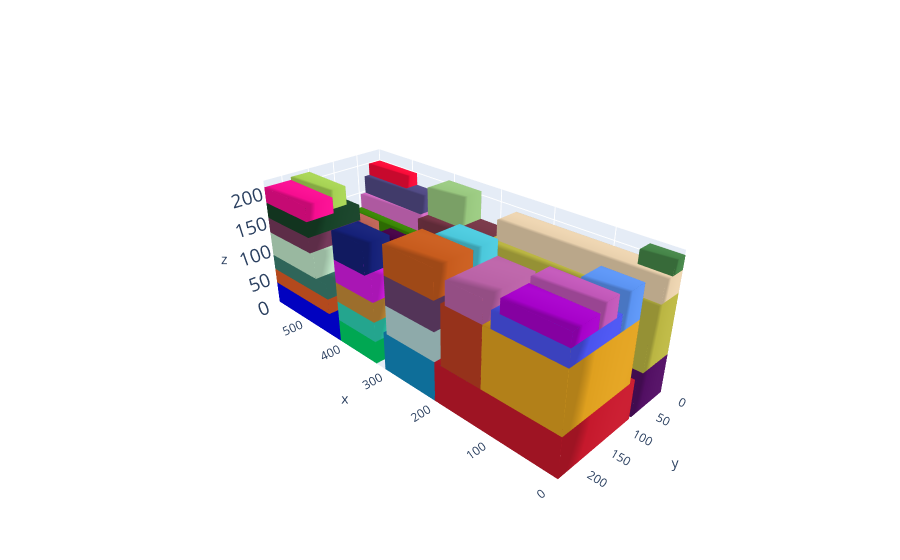

Source (notebook cell):
### Markdown cell above
# Plot the solution

### Code cell
cont, execution_time,total_volume = MLCP_function(alpha=4.0,beta=1.0,gamma=0.2,delta=0.5,p=0.05,instance=1)

L = cont.l;W = cont.w; H = cont.h

box_dims = []
for aabb in cont.aabbs:
  box_dims.append([aabb.xmin,aabb.ymin,aabb.zmin,aabb.xmax,aabb.ymax,aabb.zmax])

bxplot.plot_container([L,W,H], box_dims)

### Figure 1 — Plotly figure (JSON) as saved in the notebook; plotly's stock layout.template omitted (floating-point values rounded to 4 significant figures)
{"data": [{"color": "rgb(81.5249863717244,14.58104286315821,98.63614848019348)", "i": [7, 0, 0, 0, 4, 4, 2, 6, 4, 0, 3, 7], "j": [3, 4, 1, 2, 5, 6, 5, 5, 0, 1, 2, 2], "k": [0, 7, 2, 3, 6, 7, 1, 2, 5, 5, 7, 6], "opacity": 1, "type": "mesh3d", "x": [0, 0, 412, 412, 0, 0, 412, 412], "y": [0, 76, 76, 0, 0, 76, 76, 0], "z": [0, 0, 0, 0, 64, 64, 64, 64]}, {"color": "rgb(196.92764142237314,24.610681577820873,44.04244141427434)", "i": [7, 0, 0, 0, 4, 4, 2, 6, 4, 0, 3, 7], "j": [3, 4, 1, 2, 5, 6, 5, 5, 0, 1, 2, 2], "k": [0, 7, 2, 3, 6, 7, 1, 2, 5, 5, 7, 6], "opacity": 1, "type": "mesh3d", "x": [0, 0, 206, 206, 0, 0, 206, 206], "y": [81, 233, 233, 81, 81, 233, 233, 81], "z": [0, 0, 0, 0, 64, 64, 64, 64]}, {"color": "rgb(141.06451646687574,139.61551450117472,116.15145985397803)", "i": [7, 0, 0, 0, 4, 4, 2, 6, 4, 0, 3, 7], "j": [3, 4, 1, 2, 5, 6, 5, 5, 0, 1, 2, 2], "k": [0, 7, 2, 3, 6, 7, 1, 2, 5, 5, 7, 6], "opacity": 1, "type": "mesh3d", "x": [415, 415, 587, 587, 415, 415, 587, 587], "y": [0, 76, 76, 0, 0, 76, 76, 0], "z": [0, 0, 0, 0, 38, 38, 38, 38]}, {"color": "rgb(0.8217219766489048,2.158416103682695,240.288456617127)", "i": [7, 0, 0, 0, 4, 4, 2, 6, 4, 0, 3, 7], "j": [3, 4, 1, 2, 5, 6, 5, 5, 0, 1, 2, 2], "k": [0, 7, 2, 3, 6, 7, 1, 2, 5, 5, 7, 6], "opacity": 1, "type": "mesh3d", "x": [415, 415, 587, 587, 415, 415, 587, 587], "y": [81, 233, 233, 81, 81, 233, 233, 81], "z": [0, 0, 0, 0, 38, 38, 38, 38]}, {"color": "rgb(212.89866798191616,253.74358854293337,239.96541028051936)", "i": [7, 0, 0, 0, 4, 4, 2, 6, 4, 0, 3, 7], "j": [3, 4, 1, 2, 5, 6, 5, 5, 0, 1, 2, 2], "k": [0, 7, 2, 3, 6, 7, 1, 2, 5, 5, 7, 6], "opacity": 1, "type": "mesh3d", "x": [415, 415, 587, 587, 415, 415, 587, 587], "y": [0, 76, 76, 0, 0, 76, 76, 0], "z": [38, 38, 38, 38, 76, 76, 76, 76]}, {"color": "rgb(223.40450775706444,91.30506058625895,35.73816549153427)", "i": [7, 0, 0, 0, 4, 4, 2, 6, 4, 0, 3, 7], "j": [3, 4, 1, 2, 5, 6, 5, 5, 0, 1, 2, 2], "k": [0, 7, 2, 3, 6, 7, 1, 2, 5, 5, 7, 6], "opacity": 1, "type": "mesh3d", "x": [440, 440, 587, 587, 440, 440, 587, 587], "y": [122, 233, 233, 122, 122, 233, 233, 122], "z": [38, 38, 38, 38, 64, 64, 64, 64]}, {"color": "rgb(186.03931809236298,181.42079758608648,66.31217080849359)", "i": [7, 0, 0, 0, 4, 4, 2, 6, 4, 0, 3, 7], "j": [3, 4, 1, 2, 5, 6, 5, 5, 0, 1, 2, 2], "k": [0, 7, 2, 3, 6, 7, 1, 2, 5, 5, 7, 6], "opacity": 1, "type": "mesh3d", "x": [0, 0, 280, 280, 0, 0, 280, 280], "y": [0, 62, 62, 0, 0, 62, 62, 0], "z": [64, 64, 64, 64, 159, 159, 159, 159]}, {"color": "rgb(222.48562909997878,159.6920177904648,30.651583983507294)", "i": [7, 0, 0, 0, 4, 4, 2, 6, 4, 0, 3, 7], "j": [3, 4, 1, 2, 5, 6, 5, 5, 0, 1, 2, 2], "k": [0, 7, 2, 3, 6, 7, 1, 2, 5, 5, 7, 6], "opacity": 1, "type": "mesh3d", "x": [0, 0, 124, 124, 0, 0, 124, 124], "y": [93, 233, 233, 93, 93, 233, 233, 93], "z": [64, 64, 64, 64, 159, 159, 159, 159]}, {"color": "rgb(58.21848115774765,125.66938050937843,111.2670442702151)", "i": [7, 0, 0, 0, 4, 4, 2, 6, 4, 0, 3, 7], "j": [3, 4, 1, 2, 5, 6, 5, 5, 0, 1, 2, 2], "k": [0, 7, 2, 3, 6, 7, 1, 2, 5, 5, 7, 6], "opacity": 1, "type": "mesh3d", "x": [440, 440, 587, 587, 440, 440, 587, 587], "y": [122, 233, 233, 122, 122, 233, 233, 122], "z": [64, 64, 64, 64, 90, 90, 90, 90]}, {"color": "rgb(216.9263849447144,111.06137892699132,200.26903559335136)", "i": [7, 0, 0, 0, 4, 4, 2, 6, 4, 0, 3, 7], "j": [3, 4, 1, 2, 5, 6, 5, 5, 0, 1, 2, 2], "k": [0, 7, 2, 3, 6, 7, 1, 2, 5, 5, 7, 6], "opacity": 1, "type": "mesh3d", "x": [443, 443, 587, 587, 443, 443, 587, 587], "y": [0, 47, 47, 0, 0, 47, 47, 0], "z": [76, 76, 76, 76, 147, 147, 147, 147]}, {"color": "rgb(191.24836647540698,230.28633706798422,200.19314527525648)", "i": [7, 0, 0, 0, 4, 4, 2, 6, 4, 0, 3, 7], "j": [3, 4, 1, 2, 5, 6, 5, 5, 0, 1, 2, 2], "k": [0, 7, 2, 3, 6, 7, 1, 2, 5, 5, 7, 6], "opacity": 1, "type": "mesh3d", "x": [467, 467, 587, 587, 467, 467, 587, 587], "y": [131, 233, 233, 131, 131, 233, 233, 131], "z": [90, 90, 90, 90, 131, 131, 131, 131]}, {"color": "rgb(191.23338181273039,86.77988053729909,245.60805668126198)", "i": [7, 0, 0, 0, 4, 4, 2, 6, 4, 0, 3, 7], "j": [3, 4, 1, 2, 5, 6, 5, 5, 0, 1, 2, 2], "k": [0, 7, 2, 3, 6, 7, 1, 2, 5, 5, 7, 6], "opacity": 1, "type": "mesh3d", "x": [467, 467, 587, 587, 467, 467, 587, 587], "y": [81, 122, 122, 81, 81, 122, 122, 81], "z": [38, 38, 38, 38, 89, 89, 89, 89]}, {"color": "rgb(77.78996828802629,222.17091842268212,45.77838363482873)", "i": [7, 0, 0, 0, 4, 4, 2, 6, 4, 0, 3, 7], "j": [3, 4, 1, 2, 5, 6, 5, 5, 0, 1, 2, 2], "k": [0, 7, 2, 3, 6, 7, 1, 2, 5, 5, 7, 6], "opacity": 1, "type": "mesh3d", "x": [440, 440, 587, 587, 440, 440, 587, 587], "y": [47, 72, 72, 47, 47, 72, 72, 47], "z": [76, 76, 76, 76, 97, 97, 97, 97]}, {"color": "rgb(116.0718939591426,56.24121605774461,89.81769949824765)", "i": [7, 0, 0, 0, 4, 4, 2, 6, 4, 0, 3, 7], "j": [3, 4, 1, 2, 5, 6, 5, 5, 0, 1, 2, 2], "k": [0, 7, 2, 3, 6, 7, 1, 2, 5, 5, 7, 6], "opacity": 1, "type": "mesh3d", "x": [476, 476, 587, 587, 476, 476, 587, 587], "y": [135, 233, 233, 135, 135, 233, 233, 135], "z": [131, 131, 131, 131, 157, 157, 157, 157]}, {"color": "rgb(56.66883324338638,133.0306486636232,3.8710641788422255)", "i": [7, 0, 0, 0, 4, 4, 2, 6, 4, 0, 3, 7], "j": [3, 4, 1, 2, 5, 6, 5, 5, 0, 1, 2, 2], "k": [0, 7, 2, 3, 6, 7, 1, 2, 5, 5, 7, 6], "opacity": 1, "type": "mesh3d", "x": [440, 440, 587, 587, 440, 440, 587, 587], "y": [47, 68, 68, 47, 47, 68, 68, 47], "z": [97, 97, 97, 97, 122, 122, 122, 122]}, {"color": "rgb(81.39810608002537,74.2900465842786,133.07676116631526)", "i": [7, 0, 0, 0, 4, 4, 2, 6, 4, 0, 3, 7], "j": [3, 4, 1, 2, 5, 6, 5, 5, 0, 1, 2, 2], "k": [0, 7, 2, 3, 6, 7, 1, 2, 5, 5, 7, 6], "opacity": 1, "type": "mesh3d", "x": [443, 443, 587, 587, 443, 443, 587, 587], "y": [0, 36, 36, 0, 0, 36, 36, 0], "z": [147, 147, 147, 147, 178, 178, 178, 178]}, {"color": "rgb(22.16323543316499,64.83105231433223,39.11571972263906)", "i": [7, 0, 0, 0, 4, 4, 2, 6, 4, 0, 3, 7], "j": [3, 4, 1, 2, 5, 6, 5, 5, 0, 1, 2, 2], "k": [0, 7, 2, 3, 6, 7, 1, 2, 5, 5, 7, 6], "opacity": 1, "type": "mesh3d", "x": [476, 476, 587, 587, 476, 476, 587, 587], "y": [135, 233, 233, 135, 135, 233, 233, 135], "z": [157, 157, 157, 157, 183, 183, 183, 183]}, {"color": "rgb(233.00435814314838,208.5501333269026,173.02659176008075)", "i": [7, 0, 0, 0, 4, 4, 2, 6, 4, 0, 3, 7], "j": [3, 4, 1, 2, 5, 6, 5, 5, 0, 1, 2, 2], "k": [0, 7, 2, 3, 6, 7, 1, 2, 5, 5, 7, 6], "opacity": 1, "type": "mesh3d", "x": [0, 0, 270, 270, 0, 0, 270, 270], "y": [0, 43, 43, 0, 0, 43, 43, 0], "z": [159, 159, 159, 159, 192, 192, 192, 192]}, {"color": "rgb(73.39889351008776,83.12280336524242,237.38917208481763)", "i": [7, 0, 0, 0, 4, 4, 2, 6, 4, 0, 3, 7], "j": [3, 4, 1, 2, 5, 6, 5, 5, 0, 1, 2, 2], "k": [0, 7, 2, 3, 6, 7, 1, 2, 5, 5, 7, 6], "opacity": 1, "type": "mesh3d", "x": [0, 0, 111, 111, 0, 0, 111, 111], "y": [135, 233, 233, 135, 135, 233, 233, 135], "z": [159, 159, 159, 159, 185, 185, 185, 185]}, {"color": "rgb(187.0291198226128,98.1135679313204,85.95970591229644)", "i": [7, 0, 0, 0, 4, 4, 2, 6, 4, 0, 3, 7], "j": [3, 4, 1, 2, 5, 6, 5, 5, 0, 1, 2, 2], "k": [0, 7, 2, 3, 6, 7, 1, 2, 5, 5, 7, 6], "opacity": 1, "type": "mesh3d", "x": [497, 497, 587, 587, 497, 497, 587, 587], "y": [81, 114, 114, 81, 81, 114, 114, 81], "z": [89, 89, 89, 89, 132, 132, 132, 132]}, {"color": "rgb(0.11054004374708437,208.55342500405416,102.9475863287866)", "i": [7, 0, 0, 0, 4, 4, 2, 6, 4, 0, 3, 7], "j": [3, 4, 1, 2, 5, 6, 5, 5, 0, 1, 2, 2], "k": [0, 7, 2, 3, 6, 7, 1, 2, 5, 5, 7, 6], "opacity": 1, "type": "mesh3d", "x": [329, 329, 415, 415, 329, 329, 415, 415], "y": [81, 233, 233, 81, 81, 233, 233, 81], "z": [0, 0, 0, 0, 38, 38, 38, 38]}, {"color": "rgb(248.7122619397997,11.2916932472931,56.7167151299882)", "i": [7, 0, 0, 0, 4, 4, 2, 6, 4, 0, 3, 7], "j": [3, 4, 1, 2, 5, 6, 5, 5, 0, 1, 2, 2], "k": [0, 7, 2, 3, 6, 7, 1, 2, 5, 5, 7, 6], "opacity": 1, "type": "mesh3d", "x": [489, 489, 587, 587, 489, 489, 587, 587], "y": [0, 25, 25, 0, 0, 25, 25, 0], "z": [178, 178, 178, 178, 199, 199, 199, 199]}, {"color": "rgb(246.35568754379796,12.972727594073763,144.27911555744373)", "i": [7, 0, 0, 0, 4, 4, 2, 6, 4, 0, 3, 7], "j": [3, 4, 1, 2, 5, 6, 5, 5, 0, 1, 2, 2], "k": [0, 7, 2, 3, 6, 7, 1, 2, 5, 5, 7, 6], "opacity": 1, "type": "mesh3d", "x": [476, 476, 587, 587, 476, 476, 587, 587], "y": [184, 233, 233, 184, 184, 233, 233, 184], "z": [183, 183, 183, 183, 209, 209, 209, 209]}, {"color": "rgb(165.8509707272856,1.1998076019921955,200.78472716681586)", "i": [7, 0, 0, 0, 4, 4, 2, 6, 4, 0, 3, 7], "j": [3, 4, 1, 2, 5, 6, 5, 5, 0, 1, 2, 2], "k": [0, 7, 2, 3, 6, 7, 1, 2, 5, 5, 7, 6], "opacity": 1, "type": "mesh3d", "x": [0, 0, 98, 98, 0, 0, 98, 98], "y": [183, 233, 233, 183, 183, 233, 233, 183], "z": [185, 185, 185, 185, 206, 206, 206, 206]}, {"color": "rgb(187.7500506364094,63.06270094735405,34.04720377994893)", "i": [7, 0, 0, 0, 4, 4, 2, 6, 4, 0, 3, 7], "j": [3, 4, 1, 2, 5, 6, 5, 5, 0, 1, 2, 2], "k": [0, 7, 2, 3, 6, 7, 1, 2, 5, 5, 7, 6], "opacity": 1, "type": "mesh3d", "x": [124, 124, 194, 194, 124, 124, 194, 194], "y": [109, 233, 233, 109, 109, 233, 233, 109], "z": [64, 64, 64, 64, 159, 159, 159, 159]}, {"color": "rgb(68.46551099695075,132.01163711604073,71.53805371562177)", "i": [7, 0, 0, 0, 4, 4, 2, 6, 4, 0, 3, 7], "j": [3, 4, 1, 2, 5, 6, 5, 5, 0, 1, 2, 2], "k": [0, 7, 2, 3, 6, 7, 1, 2, 5, 5, 7, 6], "opacity": 1, "type": "mesh3d", "x": [0, 0, 49, 49, 0, 0, 49, 49], "y": [0, 25, 25, 0, 0, 25, 25, 0], "z": [192, 192, 192, 192, 213, 213, 213, 213]}, {"color": "rgb(16.888779733891084,137.18358423536372,190.7526251830284)", "i": [7, 0, 0, 0, 4, 4, 2, 6, 4, 0, 3, 7], "j": [3, 4, 1, 2, 5, 6, 5, 5, 0, 1, 2, 2], "k": [0, 7, 2, 3, 6, 7, 1, 2, 5, 5, 7, 6], "opacity": 1, "type": "mesh3d", "x": [206, 206, 309, 309, 206, 206, 309, 309], "y": [81, 233, 233, 81, 81, 233, 233, 81], "z": [0, 0, 0, 0, 64, 64, 64, 64]}, {"color": "rgb(44.922480847059596,206.57355201610522,177.85549167518678)", "i": [7, 0, 0, 0, 4, 4, 2, 6, 4, 0, 3, 7], "j": [3, 4, 1, 2, 5, 6, 5, 5, 0, 1, 2, 2], "k": [0, 7, 2, 3, 6, 7, 1, 2, 5, 5, 7, 6], "opacity": 1, "type": "mesh3d", "x": [329, 329, 415, 415, 329, 329, 415, 415], "y": [143, 233, 233, 143, 143, 233, 233, 143], "z": [38, 38, 38, 38, 71, 71, 71, 71]}, {"color": "rgb(165.7178458511517,209.78179900538663,83.31877804171053)", "i": [7, 0, 0, 0, 4, 4, 2, 6, 4, 0, 3, 7], "j": [3, 4, 1, 2, 5, 6, 5, 5, 0, 1, 2, 2], "k": [0, 7, 2, 3, 6, 7, 1, 2, 5, 5, 7, 6], "opacity": 1, "type": "mesh3d", "x": [491, 491, 587, 587, 491, 491, 587, 587], "y": [148, 184, 184, 148, 148, 184, 184, 148], "z": [183, 183, 183, 183, 214, 214, 214, 214]}, {"color": "rgb(191.62846652713586,86.23076161564714,182.74706465907448)", "i": [7, 0, 0, 0, 4, 4, 2, 6, 4, 0, 3, 7], "j": [3, 4, 1, 2, 5, 6, 5, 5, 0, 1, 2, 2], "k": [0, 7, 2, 3, 6, 7, 1, 2, 5, 5, 7, 6], "opacity": 1, "type": "mesh3d", "x": [0, 0, 96, 96, 0, 0, 96, 96], "y": [147, 183, 183, 147, 147, 183, 183, 147], "z": [185, 185, 185, 185, 216, 216, 216, 216]}, {"color": "rgb(117.44534998707213,53.278682861917034,70.15578599022041)", "i": [7, 0, 0, 0, 4, 4, 2, 6, 4, 0, 3, 7], "j": [3, 4, 1, 2, 5, 6, 5, 5, 0, 1, 2, 2], "k": [0, 7, 2, 3, 6, 7, 1, 2, 5, 5, 7, 6], "opacity": 1, "type": "mesh3d", "x": [288, 288, 412, 412, 288, 288, 412, 412], "y": [0, 70, 70, 0, 0, 70, 70, 0], "z": [64, 64, 64, 64, 159, 159, 159, 159]}, {"color": "rgb(119.79295030075767,134.1972473225585,65.41160741035779)", "i": [7, 0, 0, 0, 4, 4, 2, 6, 4, 0, 3, 7], "j": [3, 4, 1, 2, 5, 6, 5, 5, 0, 1, 2, 2], "k": [0, 7, 2, 3, 6, 7, 1, 2, 5, 5, 7, 6], "opacity": 1, "type": "mesh3d", "x": [416, 416, 467, 467, 416, 416, 467, 467], "y": [81, 122, 122, 81, 81, 122, 122, 81], "z": [38, 38, 38, 38, 98, 98, 98, 98]}, {"color": "rgb(195.43945795565864,137.45464301228677,54.40682285652629)", "i": [7, 0, 0, 0, 4, 4, 2, 6, 4, 0, 3, 7], "j": [3, 4, 1, 2, 5, 6, 5, 5, 0, 1, 2, 2], "k": [0, 7, 2, 3, 6, 7, 1, 2, 5, 5, 7, 6], "opacity": 1, "type": "mesh3d", "x": [329, 329, 415, 415, 329, 329, 415, 415], "y": [143, 233, 233, 143, 143, 233, 233, 143], "z": [71, 71, 71, 71, 104, 104, 104, 104]}, {"color": "rgb(90.74945543256909,147.12604170548667,241.87984361206864)", "i": [7, 0, 0, 0, 4, 4, 2, 6, 4, 0, 3, 7], "j": [3, 4, 1, 2, 5, 6, 5, 5, 0, 1, 2, 2], "k": [0, 7, 2, 3, 6, 7, 1, 2, 5, 5, 7, 6], "opacity": 1, "type": "mesh3d", "x": [0, 0, 60, 60, 0, 0, 60, 60], "y": [93, 134, 134, 93, 93, 134, 134, 93], "z": [159, 159, 159, 159, 210, 210, 210, 210]}, {"color": "rgb(177.43280138366683,212.97960666457394,213.00099418151748)", "i": [7, 0, 0, 0, 4, 4, 2, 6, 4, 0, 3, 7], "j": [3, 4, 1, 2, 5, 6, 5, 5, 0, 1, 2, 2], "k": [0, 7, 2, 3, 6, 7, 1, 2, 5, 5, 7, 6], "opacity": 1, "type": "mesh3d", "x": [206, 206, 302, 302, 206, 206, 302, 302], "y": [91, 233, 233, 91, 91, 233, 233, 91], "z": [64, 64, 64, 64, 111, 111, 111, 111]}, {"color": "rgb(210.8668992378113,27.787839585483102,224.65544742545652)", "i": [7, 0, 0, 0, 4, 4, 2, 6, 4, 0, 3, 7], "j": [3, 4, 1, 2, 5, 6, 5, 5, 0, 1, 2, 2], "k": [0, 7, 2, 3, 6, 7, 1, 2, 5, 5, 7, 6], "opacity": 1, "type": "mesh3d", "x": [329, 329, 415, 415, 329, 329, 415, 415], "y": [157, 233, 233, 157, 157, 233, 233, 157], "z": [104, 104, 104, 104, 142, 142, 142, 142]}, {"color": "rgb(184.92246003579106,97.59637441581656,165.52545756191196)", "i": [7, 0, 0, 0, 4, 4, 2, 6, 4, 0, 3, 7], "j": [3, 4, 1, 2, 5, 6, 5, 5, 0, 1, 2, 2], "k": [0, 7, 2, 3, 6, 7, 1, 2, 5, 5, 7, 6], "opacity": 1, "type": "mesh3d", "x": [124, 124, 186, 186, 124, 124, 186, 186], "y": [137, 233, 233, 137, 137, 233, 233, 137], "z": [159, 159, 159, 159, 195, 195, 195, 195]}, {"color": "rgb(41.55232946462027,29.242445492444354,155.00994268905862)", "i": [7, 0, 0, 0, 4, 4, 2, 6, 4, 0, 3, 7], "j": [3, 4, 1, 2, 5, 6, 5, 5, 0, 1, 2, 2], "k": [0, 7, 2, 3, 6, 7, 1, 2, 5, 5, 7, 6], "opacity": 1, "type": "mesh3d", "x": [364, 364, 415, 415, 364, 364, 415, 415], "y": [81, 141, 141, 81, 81, 141, 141, 81], "z": [38, 38, 38, 38, 79, 79, 79, 79]}, {"color": "rgb(69.3136511845756,1.0927138028331957,69.11422366350058)", "i": [7, 0, 0, 0, 4, 4, 2, 6, 4, 0, 3, 7], "j": [3, 4, 1, 2, 5, 6, 5, 5, 0, 1, 2, 2], "k": [0, 7, 2, 3, 6, 7, 1, 2, 5, 5, 7, 6], "opacity": 1, "type": "mesh3d", "x": [419, 419, 467, 467, 419, 419, 467, 467], "y": [81, 117, 117, 81, 81, 117, 117, 81], "z": [98, 98, 98, 98, 129, 129, 129, 129]}, {"color": "rgb(20.98245176817688,32.41839290680298,119.84057254923252)", "i": [7, 0, 0, 0, 4, 4, 2, 6, 4, 0, 3, 7], "j": [3, 4, 1, 2, 5, 6, 5, 5, 0, 1, 2, 2], "k": [0, 7, 2, 3, 6, 7, 1, 2, 5, 5, 7, 6], "opacity": 1, "type": "mesh3d", "x": [344, 344, 415, 415, 344, 344, 415, 415], "y": [185, 233, 233, 185, 185, 233, 233, 185], "z": [142, 142, 142, 142, 189, 189, 189, 189]}, {"color": "rgb(103.86281456171307,65.26548135912869,110.59850070951471)", "i": [7, 0, 0, 0, 4, 4, 2, 6, 4, 0, 3, 7], "j": [3, 4, 1, 2, 5, 6, 5, 5, 0, 1, 2, 2], "k": [0, 7, 2, 3, 6, 7, 1, 2, 5, 5, 7, 6], "opacity": 1, "type": "mesh3d", "x": [206, 206, 302, 302, 206, 206, 302, 302], "y": [91, 233, 233, 91, 91, 233, 233, 91], "z": [111, 111, 111, 111, 158, 158, 158, 158]}, {"color": "rgb(152.40319836318298,199.52845968299212,127.08278735698114)", "i": [7, 0, 0, 0, 4, 4, 2, 6, 4, 0, 3, 7], "j": [3, 4, 1, 2, 5, 6, 5, 5, 0, 1, 2, 2], "k": [0, 7, 2, 3, 6, 7, 1, 2, 5, 5, 7, 6], "opacity": 1, "type": "mesh3d", "x": [341, 341, 412, 412, 341, 341, 412, 412], "y": [0, 48, 48, 0, 0, 48, 48, 0], "z": [159, 159, 159, 159, 206, 206, 206, 206]}, {"color": "rgb(198.74504916614353,91.1887832376436,28.977242686245123)", "i": [7, 0, 0, 0, 4, 4, 2, 6, 4, 0, 3, 7], "j": [3, 4, 1, 2, 5, 6, 5, 5, 0, 1, 2, 2], "k": [0, 7, 2, 3, 6, 7, 1, 2, 5, 5, 7, 6], "opacity": 1, "type": "mesh3d", "x": [206, 206, 302, 302, 206, 206, 302, 302], "y": [162, 233, 233, 162, 162, 233, 233, 162], "z": [158, 158, 158, 158, 205, 205, 205, 205]}, {"color": "rgb(75.07239327826902,199.65731203270818,219.22017651943347)", "i": [7, 0, 0, 0, 4, 4, 2, 6, 4, 0, 3, 7], "j": [3, 4, 1, 2, 5, 6, 5, 5, 0, 1, 2, 2], "k": [0, 7, 2, 3, 6, 7, 1, 2, 5, 5, 7, 6], "opacity": 1, "type": "mesh3d", "x": [206, 206, 277, 277, 206, 206, 277, 277], "y": [114, 162, 162, 114, 114, 162, 162, 114], "z": [158, 158, 158, 158, 205, 205, 205, 205]}], "layout": {"autosize": false, "margin": {"b": 0, "l": 0, "r": 0, "t": 0}, "paper_bgcolor": "rgba(0,0,0,0)", "scene": {"camera": {"center": {"x": 0, "y": 0, "z": 0}, "eye": {"x": -2, "y": 2, "z": 1.5}, "up": {"x": 0, "y": 0, "z": 1}}, "xaxis": {"nticks": 10, "range": [0, 587], "showspikes": false}, "yaxis": {"nticks": 5, "range": [0, 233], "showspikes": false}, "zaxis": {"nticks": 5, "range": [0, 220], "tickfont": {"size": 15}}}}}
